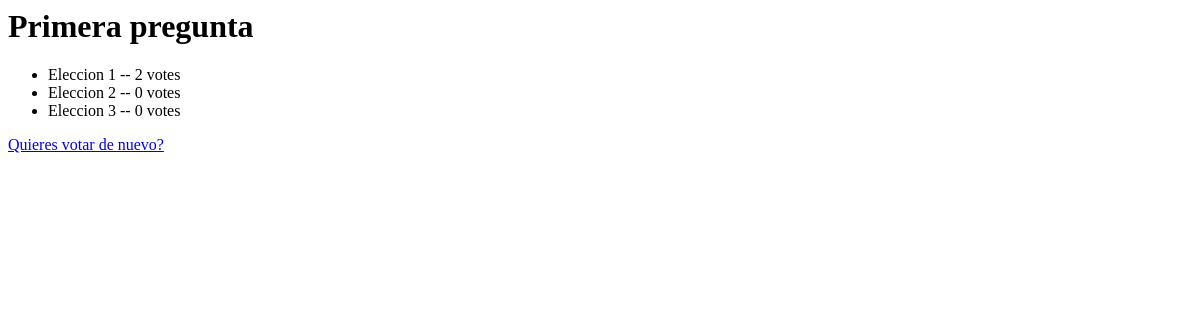
/polls/1/results/, run on an earlier commit of the app's database.
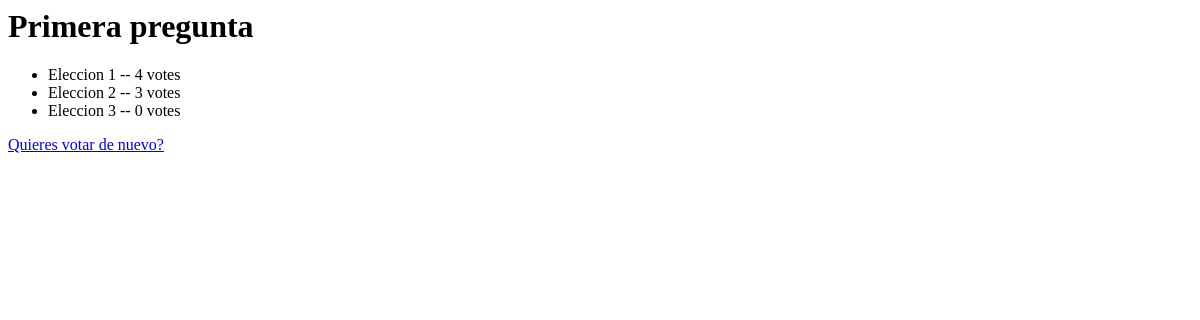
And on a later commit of the database.
### polls/models.py (models this page shows, shortened)
class Question(models.Model):
    question_text = models.CharField(max_length=200)
    pub_date = models.DateTimeField("date published")

class Choice(models.Model):
    question = models.ForeignKey(Question, on_delete=models.CASCADE)
    choice_text = models.CharField(max_length=200)
    votes = models.IntegerField(default=0)

### polls/views.py (the view)
# urls.py: path('<int:question_id>/results/', views.results, name='results'),
def results(request, question_id):
    question = get_object_or_404(Question, pk=question_id)
    return render(request, "polls/results.html", {
        "question": question
    })

### polls/templates/polls/results.html
<h1>{{ question.question_text }}</h1>
<ul>
  {% for choice in question.choice_set.all  %}
    <li>{{ choice.choice_text }} -- {{ choice.votes }} vote{{ choice.votes|pluralize }}</li>
  {% endfor %}
</ul>
<a href="{% url 'polls:detail' question.id %}">Quieres votar de nuevo?</a>

What changed in the data, as far as the page shows it:
changed Choice "Eleccion 1": votes "2" → "4"
changed Choice "Eleccion 2": votes "0" → "3"
